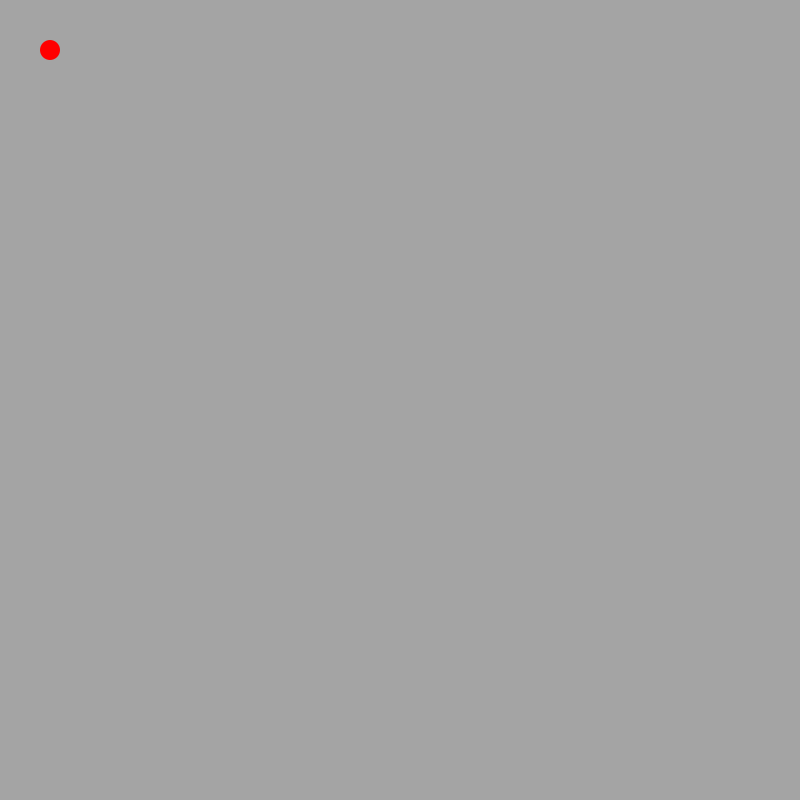
Frame 1 (no input)
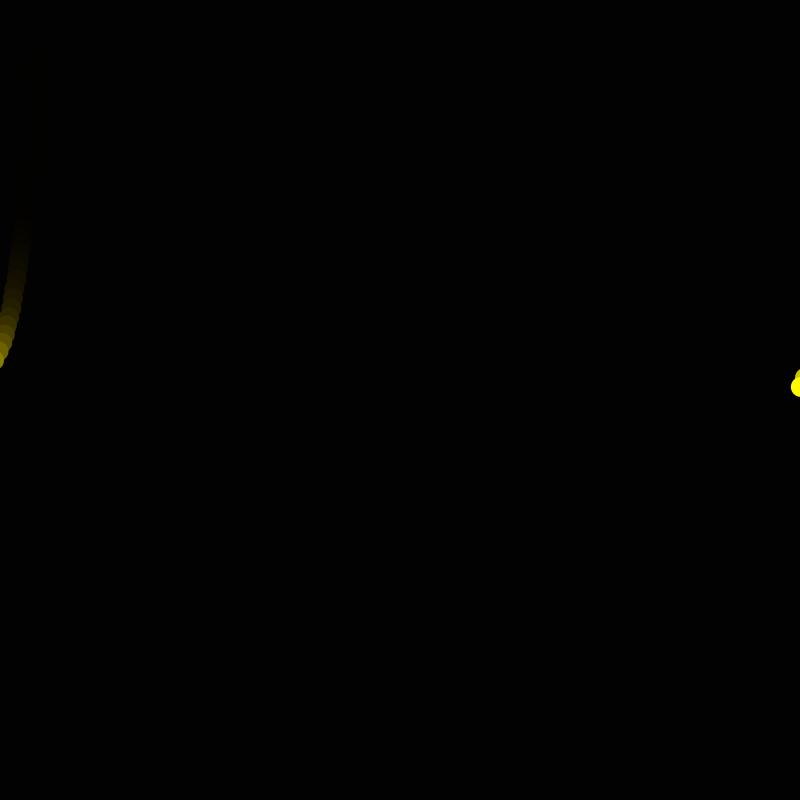
Frame 60 (the mouse pressed at the canvas centre just before this capture)
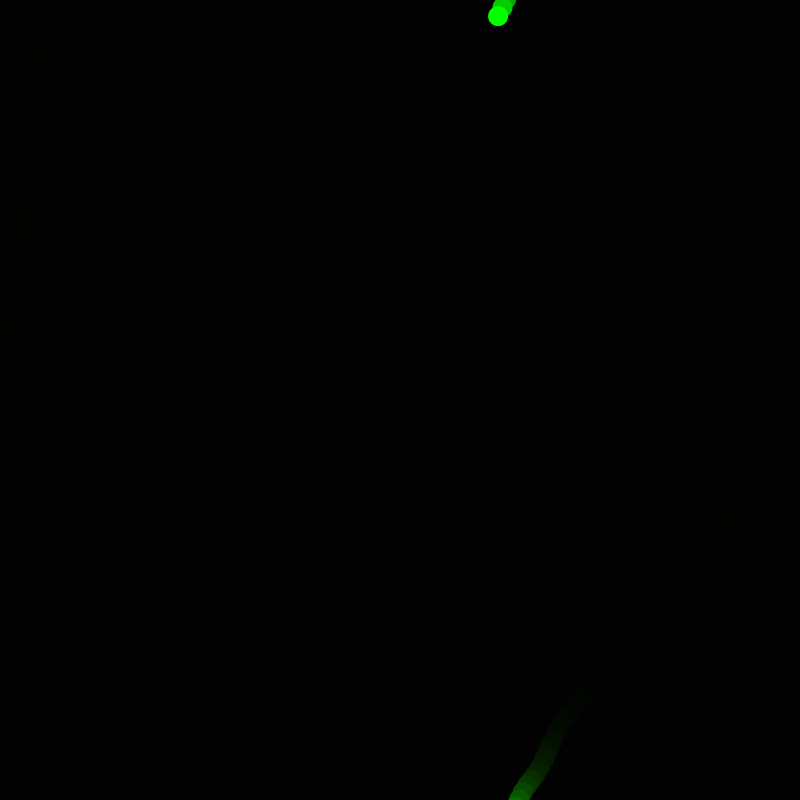
Frame 120 (the mouse held since frame 60 and released just before this capture)

The Processing sketch that drew these frames (run headless with seeded random() and noise(); from frame 60 on, the mouse is pressed at the canvas centre):

// Processing sketch: Random_Acceleration
// ── Random_Acceleration.pde
Mover mover;
float _ballR = 10;


float _angle = 0;
float _evo = 1; 

void setup()
{
  size(800, 800);
  
  mover = new Mover(50, 50, _ballR);
}

void draw()
{
  colorMode(HSB, 360, 100, 100);
  
  noStroke();
  color bg = color(0, 0, 0, 50);
  fill(bg);
  rect(0, 0, width, height);
  
  //draw mover
  mover.display();
  mover.update();
  mover.infinite();
  
  
}

// ── Mover.pde
class Mover
{
  PVector position = new PVector(0, 0);
  PVector velocity = new PVector(0, 0);
  PVector acceleration = new PVector(random(-0.01, 0.01), random(-0.01, 0.01));
  
  float ballR = 25;
  
  Mover(float x, float y, float r)
  {
    this.position.x = x;
    this.position.y = y;
    this.ballR = r;
  }
  
  void update()
  {
    acceleration = PVector.random2D();
    acceleration.setMag(1);
    velocity.add(acceleration);
    velocity.limit(10);
    position.add(velocity);
  }
  
  void display()
  {
    color strobe = color(_angle, 100, 100);
    _angle = _angle + _evo;
    
    if(_angle > 360)
    {
      _angle = 0;
    }
    
    noStroke();
    fill(strobe);
    circle(position.x, position.y, this.ballR*2);
  }
  
  void infinite()
  {
    if(position.x > width + ballR)
    {
      position.x = 0 - ballR;
    }
    
    if(position.x < 0 - ballR)
    {
      position.x = width + ballR;
    }
    
    if(position.y > height + ballR)
    {
      position.y = 0 - ballR;
    }
    
    if(position.y < 0 - ballR)
    {
      position.y = height + ballR;
    }
  }
  
}
